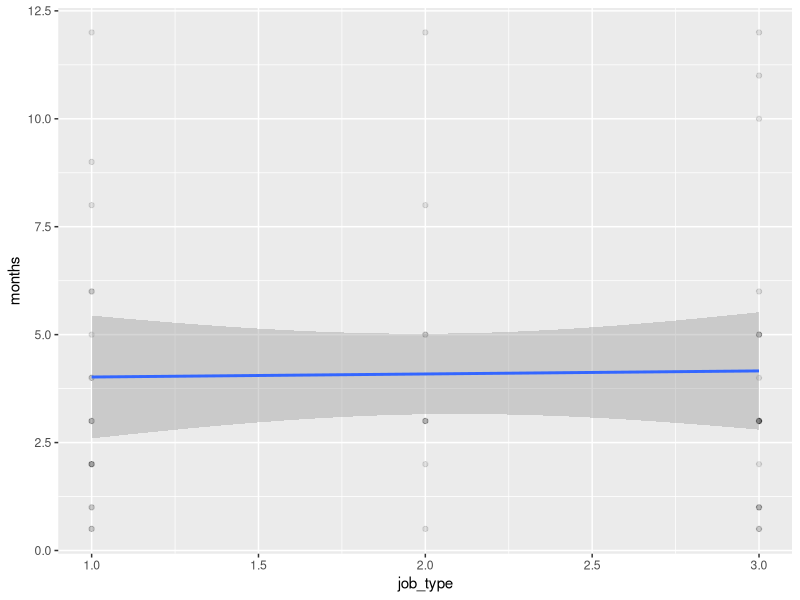
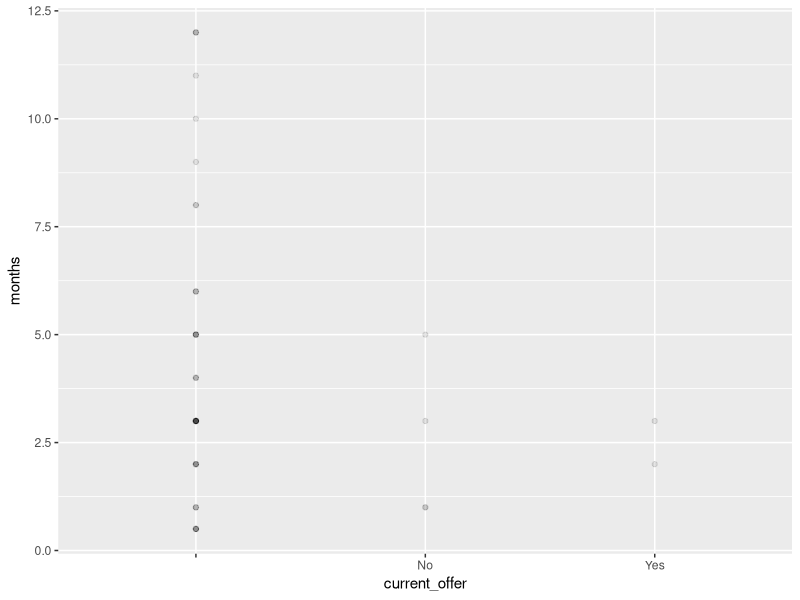
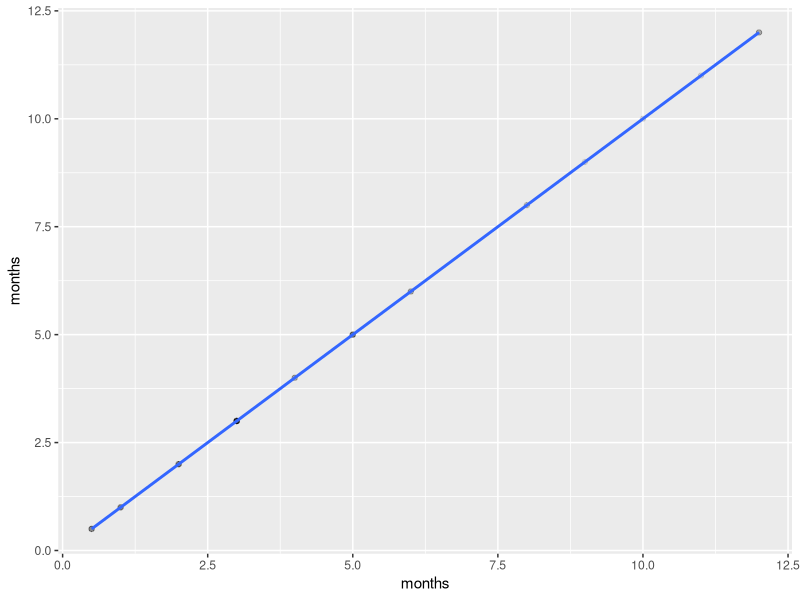
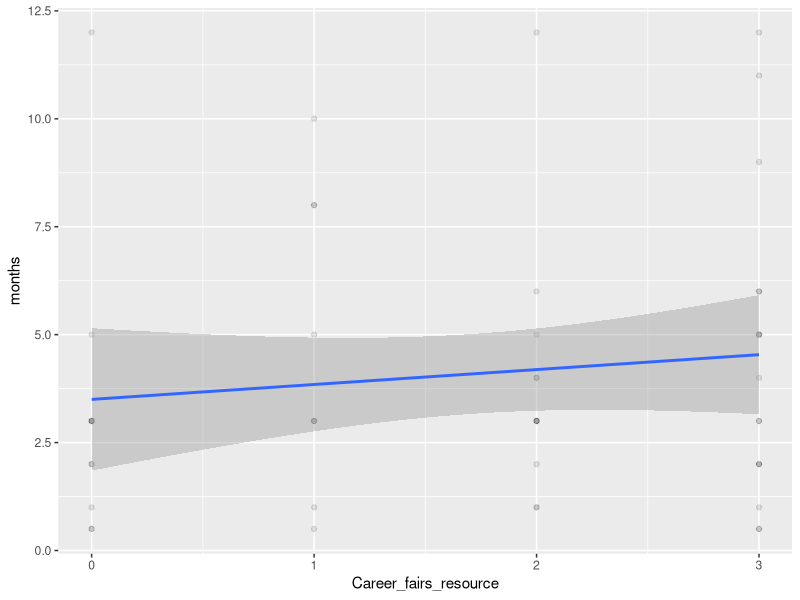
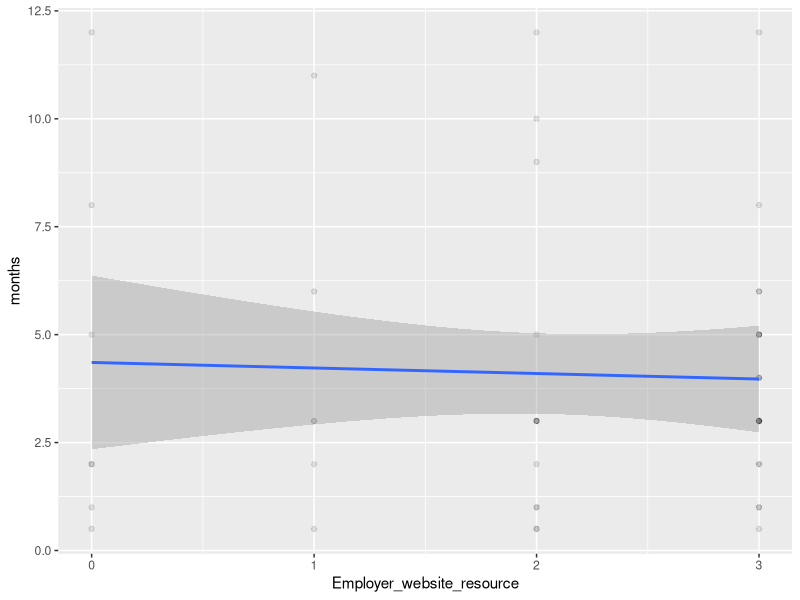
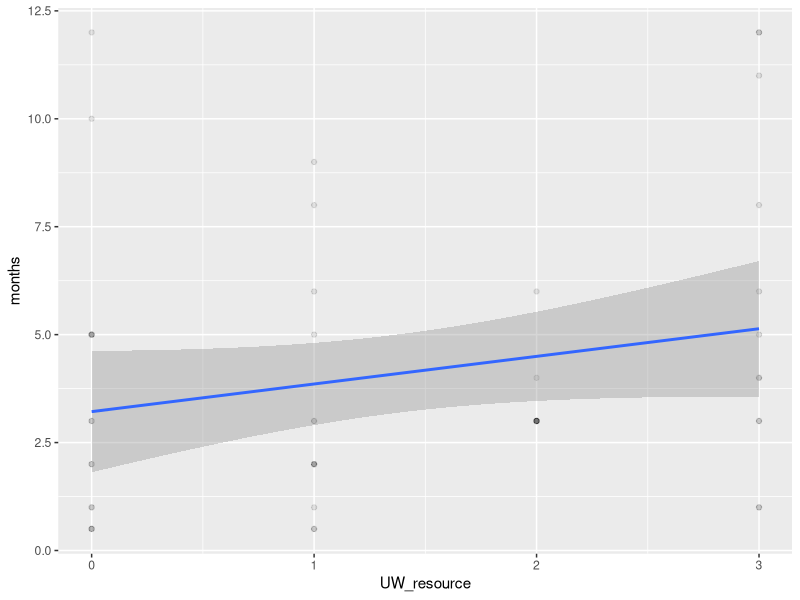
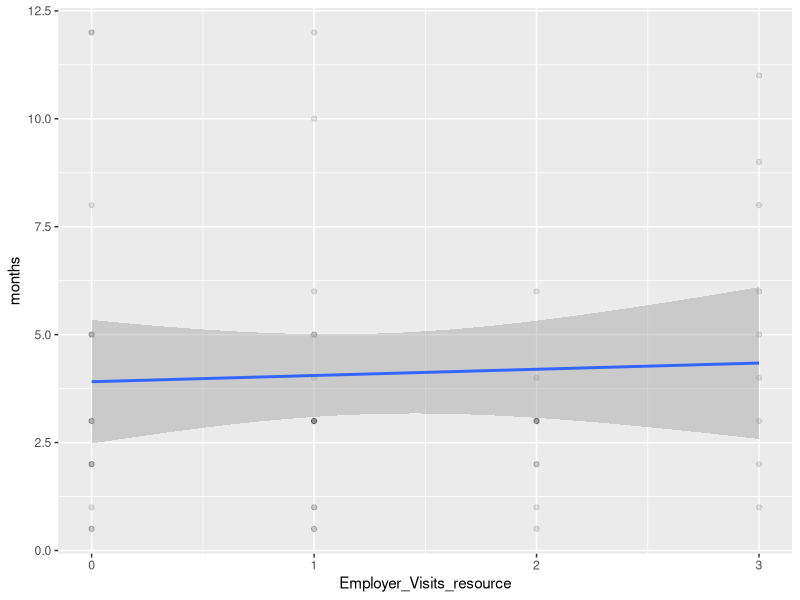
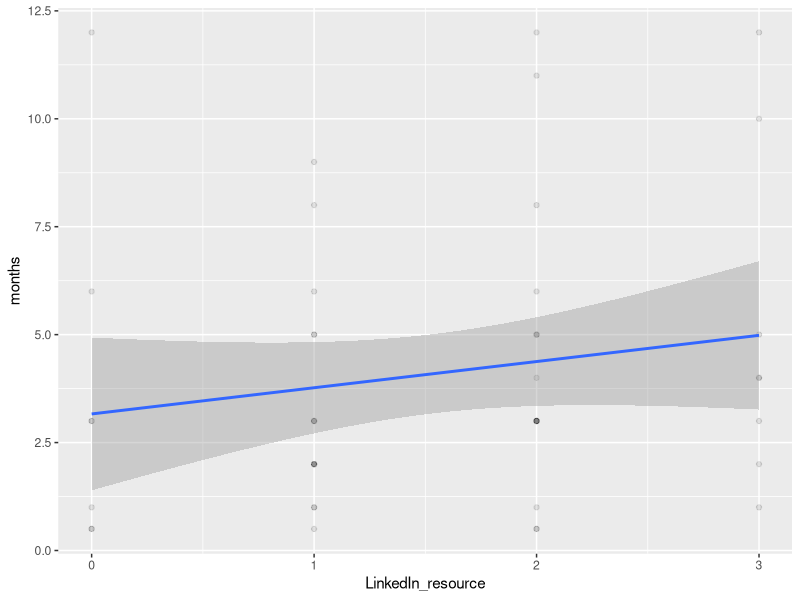

Reproduce these figures in R, in order.
## ---- chunk 1
knitr::opts_chunk$set(echo = TRUE)

library(ggplot2)
#setwd('~/git-repos/project-es3')
data <- read.csv("../data/370_clean_num_2.csv") #non binary format

#linear regression for each factor against the outcome variable (months it takes to find job)
#internship = 1, part time = 2, full time = 3
#female = 1, male = 0
for (i in 1:ncol(data)){
  print(ggplot(data, aes(x = data[[i]], y = months)) +
    geom_point(alpha = 0.1) +
    geom_smooth(method=lm) +
      labs(x = colnames(data)[i]))
}

#additional gpa graphs to remove values of 0.0 for GPA
ggplot(data, aes(x = major_GPA, y = months)) +
  geom_point(alpha = 0.1 ) + 
  xlim(2,4) +
  geom_smooth(method=lm) 

ggplot(data, aes(x = cumulative_GPA, y = months)) +
  geom_point(alpha = 0.1 ) + 
  xlim(2,4) +
  geom_smooth(method=lm) 
